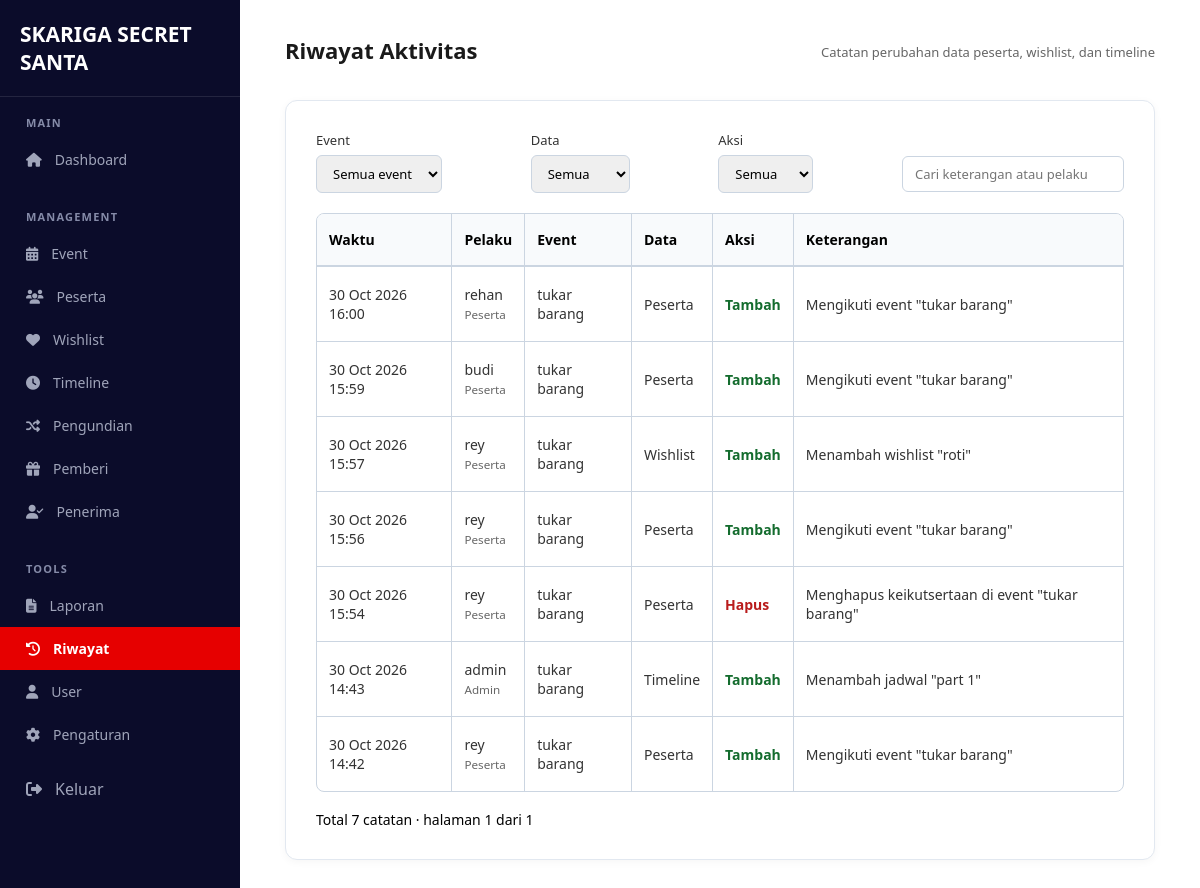
Page /pages/riwayat/index.php?page=3 (signed in) on the earlier database version.
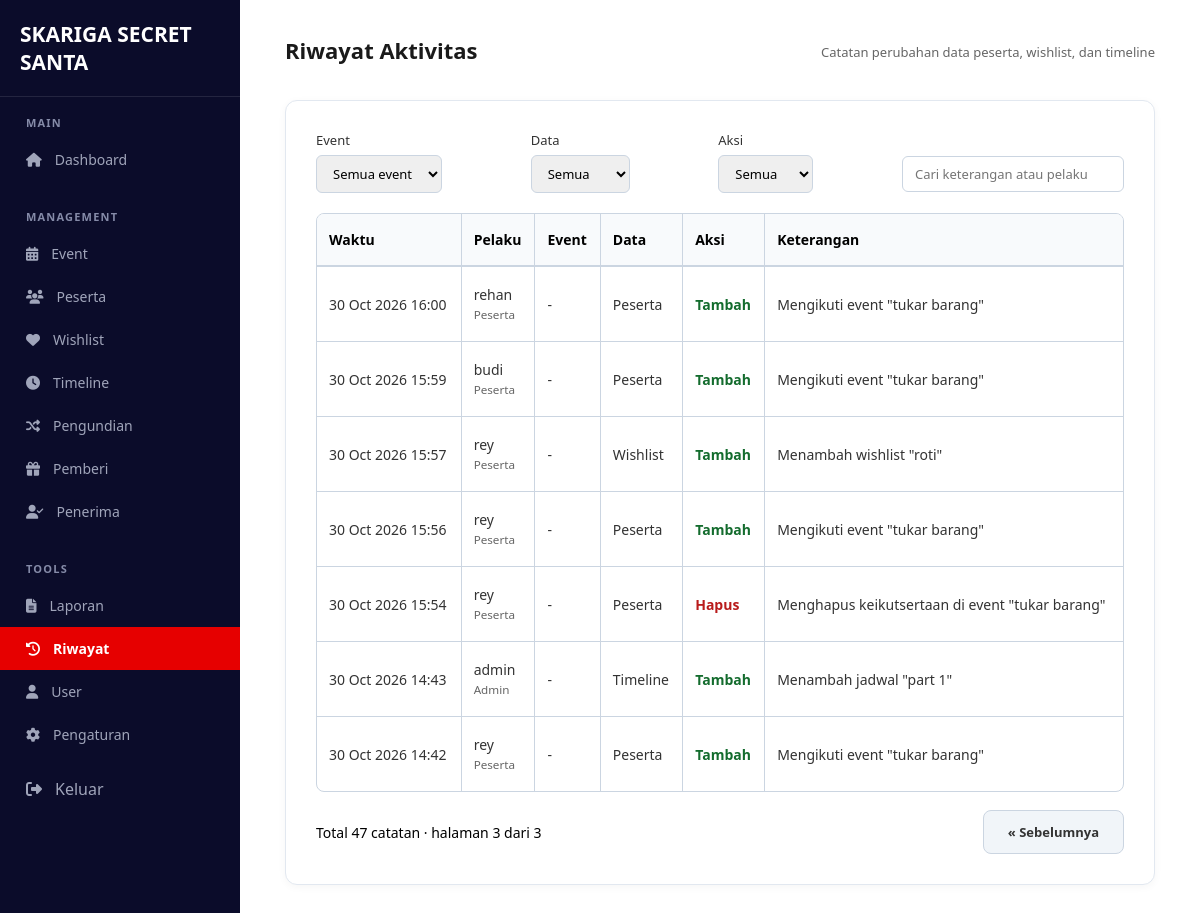
Same page on the later database version.
### tables this page shows
CREATE TABLE `riwayat` (
  `id` int(11) NOT NULL,
  `user_id` int(11) DEFAULT NULL,
  `event_id` int(11) DEFAULT NULL,
  `modul` enum('peserta','wishlist','timeline') NOT NULL,
  `aksi` enum('tambah','ubah','hapus') NOT NULL,
  `keterangan` varchar(255) NOT NULL,
  `created_at` timestamp NOT NULL DEFAULT current_timestamp()
);

CREATE TABLE `events` (
  `id` int(11) NOT NULL,
  `user_id` int(11) NOT NULL,
  `nama_event` varchar(150) NOT NULL,
  `deskripsi` text DEFAULT NULL,
  `tema` varchar(150) DEFAULT NULL,
  `aturan_kado` text DEFAULT NULL,
  `gambar` varchar(255) DEFAULT NULL,
  `budget` decimal(12,2) DEFAULT 0.00,
  `biaya_pendaftaran` decimal(12,2) NOT NULL DEFAULT 0.00,
  `tanggal_event` date DEFAULT NULL,
  `status` enum('draft','aktif','selesai') DEFAULT 'draft',
  `created_at` timestamp NOT NULL DEFAULT current_timestamp()
);

CREATE TABLE `users` (
  `id` int(11) NOT NULL,
  `nama` varchar(100) NOT NULL,
  `email` varchar(100) NOT NULL,
  `password` varchar(255) NOT NULL,
  `role` enum('admin','peserta') NOT NULL DEFAULT 'peserta',
  `foto` varchar(255) DEFAULT NULL,
  `created_at` timestamp NOT NULL DEFAULT current_timestamp()
);

### includes/functions.php (called while the page is built, shortened)
<?php
function h($str)
{
    return htmlspecialchars((string) $str, ENT_QUOTES, 'UTF-8');
}
?>

### pages/riwayat/index.php (the view, shortened to what this page needs)
<?php
require_once __DIR__ . '/../../config/config.php';
require_once __DIR__ . '/../../includes/functions.php';
$search = trim($_GET['q'] ?? '');
$page = max(1, (int) ($_GET['page'] ?? 1));
$per_page = 20;
$from = " FROM riwayat r
          LEFT JOIN users u ON u.id = r.user_id
          LEFT JOIN events e ON e.id = r.event_id";
$where = " WHERE 1 = 1";
$params = [];
$types = '';
$stmt = $conn->prepare("SELECT COUNT(*) AS total" . $from . $where);
$stmt->execute();
$total = (int) $stmt->get_result()->fetch_assoc()['total'];
$total_page = max(1, (int) ceil($total / $per_page));
$page = min($page, $total_page);
$offset = ($page - 1) * $per_page;
$stmt = $conn->prepare(
    "SELECT r.modul, r.aksi, r.keterangan, r.created_at,
            u.nama AS pelaku, u.role AS role_pelaku, e.nama_event"
    . $from . $where .
    " ORDER BY r.created_at DESC, r.id DESC LIMIT ? OFFSET ?"
);
$params_page = array_merge($params, [$per_page, $offset]);
$stmt->bind_param($types . 'ii', ...$params_page);
$stmt->execute();
$riwayat = $stmt->get_result()->fetch_all(MYSQLI_ASSOC);
$warna_aksi = ['tambah' => '#146c2e', 'ubah' => '#1d4ed8', 'hapus' => '#b91c1c'];
function link_halaman(int $p): string
{
    return '?' . http_build_query(array_merge($_GET, ['page' => $p]));
}
require_once __DIR__ . '/../../includes/admin_layout_top.php';
?>
<div class="table-card">
    <form method="GET" class="filter-bar">
        <div class="filter-group">
            <label for="event_id">Event</label>
            <select name="event_id" id="event_id" onchange="this.form.submit()">
                <option value="0">Semua event</option>
            </select>
        </div>
        <div class="filter-group">
            <label for="modul">Data</label>
            <select name="modul" id="modul" onchange="this.form.submit()">
                <option value="">Semua</option>
            </select>
        </div>
        <div class="filter-group">
            <label for="aksi">Aksi</label>
            <select name="aksi" id="aksi" onchange="this.form.submit()">
                <option value="">Semua</option>
            </select>
        </div>
        <div class="filter-group">
            <label for="q">&nbsp;</label>
            <input type="text" name="q" id="q" placeholder="Cari keterangan atau pelaku" value="<?= h($search) ?>">
        </div>
    </form>
    <?php if (!$riwayat): ?>
        <div class="empty-state">
            <h3>Belum Ada Riwayat</h3>
            <p>Riwayat muncul setelah ada data peserta, wishlist, atau timeline yang ditambah, diubah, atau dihapus.</p>
        </div>
    <?php else: ?>
        <table class="data-table table-grid">
            <thead>
                <tr>
                    <th>Waktu</th>
                    <th>Pelaku</th>
                    <th>Event</th>
                    <th>Data</th>
                    <th>Aksi</th>
                    <th>Keterangan</th>
                </tr>
            </thead>
            <tbody>
                <?php foreach ($riwayat as $r): ?>
                    <tr>
                        <td><?= date('d M Y H:i', strtotime($r['created_at'])) ?></td>
                        <td>
                            <?= h($r['pelaku'] ?? 'Akun dihapus') ?>
                            <?php if (!empty($r['role_pelaku'])): ?>
                                <br><small style="color:#666;"><?= h(ucfirst($r['role_pelaku'])) ?></small>
                            <?php endif; ?>
                        </td>
                        <td><?= h($r['nama_event'] ?? '-') ?></td>
                        <td><?= h(ucfirst($r['modul'])) ?></td>
                        <td>
                            <strong style="color:<?= $warna_aksi[$r['aksi']] ?? '#333' ?>;">
                                <?= h(ucfirst($r['aksi'])) ?>
                            </strong>
                        </td>
                        <td><?= h($r['keterangan']) ?></td>
                    </tr>
                <?php endforeach; ?>
            </tbody>
        </table>
        <div style="display:flex; justify-content:space-between; align-items:center; margin-top:18px; font-size:14px;">
            <span>Total <?= $total ?> catatan &middot; halaman <?= $page ?> dari <?= $total_page ?></span>
            <span style="display:flex; gap:8px;">
                <?php if ($page > 1): ?>
                    <a href="<?= h(link_halaman($page - 1)) ?>" class="btn-secondary">&laquo; Sebelumnya</a>
                <?php endif; ?>
            </span>
        </div>
    <?php endif; ?>
</div>
<?php require_once __DIR__ . '/../../includes/admin_layout_bottom.php'; ?>

Differences in the rows shown:
changed riwayat "30 Oct 2026 16:00": event.nama_event "tukar barang" → "-"
changed riwayat "30 Oct 2026 15:59": event.nama_event "tukar barang" → "-"
changed riwayat "30 Oct 2026 15:57": event.nama_event "tukar barang" → "-"
changed riwayat "30 Oct 2026 15:56": event.nama_event "tukar barang" → "-"
changed riwayat "30 Oct 2026 15:54": event.nama_event "tukar barang" → "-"
changed riwayat "30 Oct 2026 14:43": event.nama_event "tukar barang" → "-"
changed riwayat "30 Oct 2026 14:42": event.nama_event "tukar barang" → "-"
Other differences:
$total: "7" → "47"
$page: "1" → "3"
$total_page: "1" → "3"
text now shown: "« Sebelumnya"
